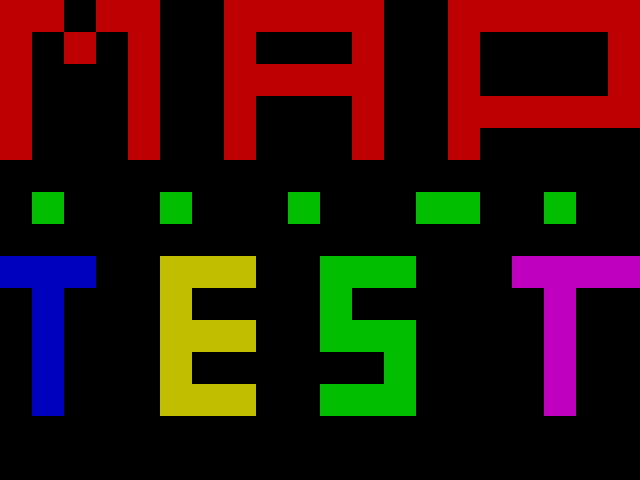

Below is a game level as drawn by its tile map, then a one-line description and the .tmx file that defines it, in full:
An orthogonal 20x15 tile map with 32x32 px tiles, 1 tile layer (Tile Layer 1), 2 tilesets.

<map version="1.10" tiledversion="1.10.2" orientation="orthogonal" renderorder="right-down" width="20" height="15" tilewidth="32" tileheight="32" infinite="0" nextlayerid="2" nextobjectid="1">
 <editorsettings>
  <export target="room1.lua" format="lua" />
 </editorsettings>
 <tileset firstgid="1" name="grid" tilewidth="32" tileheight="32" tilecount="1024" columns="32">
  <image source="../sprites/tilesets/grid.png" width="1024" height="1024" />
 </tileset>
 <tileset firstgid="1025" name="grid" tilewidth="32" tileheight="32" tilecount="1024" columns="32">
  <image source="../sprites/tilesets/grid.png" width="1024" height="1024" />
  <tile id="992">
   <animation>
    <frame tileid="992" duration="100" />
    <frame tileid="993" duration="100" />
    <frame tileid="994" duration="100" />
    <frame tileid="929" duration="100" />
    <frame tileid="930" duration="100" />
    <frame tileid="865" duration="100" />
   </animation>
  </tile>
 </tileset>
 <layer id="1" name="Tile Layer 1" width="20" height="15">
  <data encoding="csv">
1,1,0,1,1,0,0,1,1,1,1,1,0,0,1,1,1,1,1,1,
1,0,1,0,1,0,0,1,0,0,0,1,0,0,1,0,0,0,0,1,
1,0,0,0,1,0,0,1,1,1,1,1,0,0,1,0,0,0,0,1,
1,0,0,0,1,0,0,1,0,0,0,1,0,0,1,1,1,1,1,1,
1,0,0,0,1,0,0,1,0,0,0,1,0,0,1,0,0,0,0,0,
0,0,0,0,0,0,0,0,0,0,0,0,0,0,0,0,0,0,0,0,
0,2017,0,0,0,2017,0,0,0,2017,0,0,0,2017,2017,0,0,2017,0,0,
0,0,0,0,0,0,0,0,0,0,0,0,0,0,0,0,0,0,0,0,
65,65,65,0,0,2,2,2,0,0,129,129,129,0,0,0,36,36,36,36,
0,65,0,0,0,2,0,0,0,0,129,0,0,0,0,0,0,36,0,0,
0,65,0,0,0,2,2,2,0,0,129,129,129,0,0,0,0,36,0,0,
0,65,0,0,0,2,0,0,0,0,0,0,129,0,0,0,0,36,0,0,
0,65,0,0,0,2,2,2,0,0,129,129,129,0,0,0,0,36,0,0,
0,0,0,0,0,0,0,0,0,0,0,0,0,0,0,0,0,0,0,0,
0,0,0,0,0,0,0,0,0,0,0,0,0,0,0,0,0,0,0,0
</data>
 </layer>
</map>
